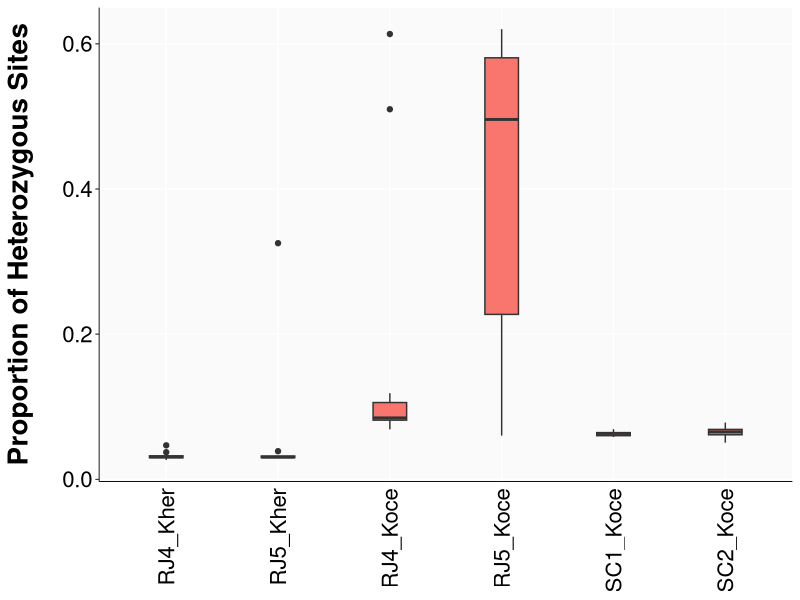
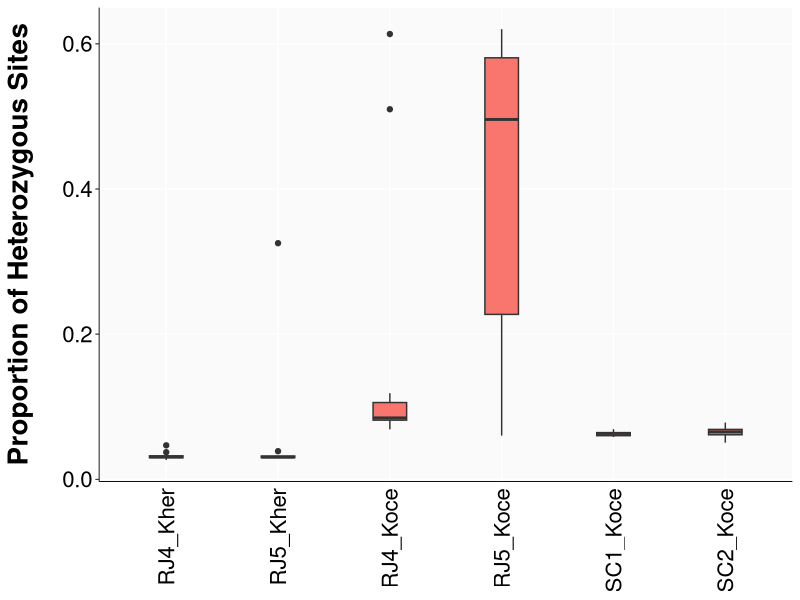

The R source for these figures, in order:
# To Plot Heterozygosity Data Summary

setwd("/Users/hintze/Desktop/PhD\ Action\ Plan/Side\ Projects/KFP/KFP--Analyses/KFP--Heterozygosity/")
  
library(ggplot2)
library(scales)

a <- read.table("KFP--GoodSamplesReads_NoES1_Kher_SITES--Article--Ultra.Heterozygosity.txt", sep = "\t", header = FALSE)
colnames(a) <- c("Sample_ID", "Location", "Het", "Data_Type")

a$Location <- factor(a$Location, ordered=T, levels=c("RJ4_Kher","RJ5_Kher","RJ4_Koce","RJ5_Koce","SC1_Koce","SC2_Koce"))

ggplot(a, aes(factor(Location), Het)) + geom_boxplot(aes(fill = "#F79999"), outlier.size = 1.5, width = 0.3) +
     labs(x = a$Location, y = "Proportion of Heterozygous Sites") +
     theme(panel.background = element_rect(fill = '#FAFAFA'), panel.grid.minor=element_blank(), panel.border = element_blank()) +
     theme(axis.line = element_line(colour = "#000000", size = 0.3)) +
     theme(axis.title.x=element_blank(),
           axis.title.y=element_text(size=20, face="bold", color="#000000", margin = margin(t = 0, r = 20, b = 0, l = 0))) +
     theme(axis.text.x = element_text(colour="#000000", size=16, angle=90, vjust=0.5, hjust=1),
           axis.text.y = element_text(color="#000000", size=16)) +
     theme(axis.ticks.x = element_blank(),
           axis.ticks.y = element_line(color="#000000", size=0.3)) +
     theme(legend.position = "none")


ggsave(file = "KFP--GoodSamplesReads_NoES1_Kher_SITES--Article--Ultra.Heterozygosity.pdf", height=3.6, width=6, scale=1.75, dpi = 1000)
